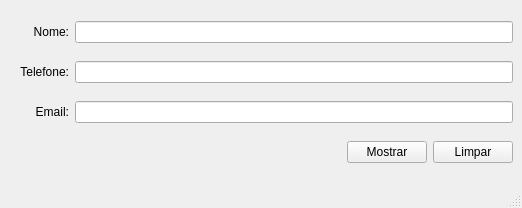
<?xml version="1.0" encoding="UTF-8"?>
<ui version="4.0">
 <class>MainWindow</class>
 <widget class="QMainWindow" name="MainWindow">
  <property name="geometry">
   <rect>
    <x>0</x>
    <y>0</y>
    <width>522</width>
    <height>208</height>
   </rect>
  </property>
  <property name="windowTitle">
   <string>MainWindow</string>
  </property>
  <widget class="QWidget" name="centralwidget">
   <layout class="QVBoxLayout" name="verticalLayout_2">
    <item>
     <layout class="QHBoxLayout" name="horizontalLayout">
      <item>
       <widget class="QLabel" name="label">
        <property name="sizePolicy">
         <sizepolicy hsizetype="Fixed" vsizetype="Preferred">
          <horstretch>0</horstretch>
          <verstretch>0</verstretch>
         </sizepolicy>
        </property>
        <property name="minimumSize">
         <size>
          <width>60</width>
          <height>0</height>
         </size>
        </property>
        <property name="layoutDirection">
         <enum>Qt::LeftToRight</enum>
        </property>
        <property name="text">
         <string>Nome:</string>
        </property>
        <property name="alignment">
         <set>Qt::AlignRight|Qt::AlignTrailing|Qt::AlignVCenter</set>
        </property>
       </widget>
      </item>
      <item>
       <widget class="QLineEdit" name="tx_nome"/>
      </item>
     </layout>
    </item>
    <item>
     <layout class="QHBoxLayout" name="horizontalLayout_2">
      <item>
       <widget class="QLabel" name="label_2">
        <property name="sizePolicy">
         <sizepolicy hsizetype="Fixed" vsizetype="Preferred">
          <horstretch>0</horstretch>
          <verstretch>0</verstretch>
         </sizepolicy>
        </property>
        <property name="minimumSize">
         <size>
          <width>60</width>
          <height>0</height>
         </size>
        </property>
        <property name="layoutDirection">
         <enum>Qt::RightToLeft</enum>
        </property>
        <property name="text">
         <string>Telefone:</string>
        </property>
        <property name="alignment">
         <set>Qt::AlignRight|Qt::AlignTrailing|Qt::AlignVCenter</set>
        </property>
       </widget>
      </item>
      <item>
       <widget class="QLineEdit" name="tx_telefone"/>
      </item>
     </layout>
    </item>
    <item>
     <layout class="QHBoxLayout" name="horizontalLayout_3">
      <item>
       <widget class="QLabel" name="label_3">
        <property name="sizePolicy">
         <sizepolicy hsizetype="Fixed" vsizetype="Preferred">
          <horstretch>0</horstretch>
          <verstretch>0</verstretch>
         </sizepolicy>
        </property>
        <property name="minimumSize">
         <size>
          <width>60</width>
          <height>0</height>
         </size>
        </property>
        <property name="layoutDirection">
         <enum>Qt::RightToLeft</enum>
        </property>
        <property name="text">
         <string>Email:</string>
        </property>
        <property name="alignment">
         <set>Qt::AlignRight|Qt::AlignTrailing|Qt::AlignVCenter</set>
        </property>
       </widget>
      </item>
      <item>
       <widget class="QLineEdit" name="tx_email"/>
      </item>
     </layout>
    </item>
    <item>
     <layout class="QHBoxLayout" name="horizontalLayout_4">
      <item>
       <spacer name="horizontalSpacer">
        <property name="orientation">
         <enum>Qt::Horizontal</enum>
        </property>
        <property name="sizeHint" stdset="0">
         <size>
          <width>40</width>
          <height>20</height>
         </size>
        </property>
       </spacer>
      </item>
      <item>
       <widget class="QPushButton" name="bt_mostrar">
        <property name="text">
         <string>Mostrar</string>
        </property>
       </widget>
      </item>
      <item>
       <widget class="QPushButton" name="bt_limpar">
        <property name="text">
         <string>Limpar</string>
        </property>
       </widget>
      </item>
     </layout>
    </item>
   </layout>
  </widget>
  <widget class="QMenuBar" name="menubar">
   <property name="geometry">
    <rect>
     <x>0</x>
     <y>0</y>
     <width>522</width>
     <height>21</height>
    </rect>
   </property>
  </widget>
  <widget class="QStatusBar" name="statusbar"/>
 </widget>
 <resources/>
 <connections/>
</ui>
